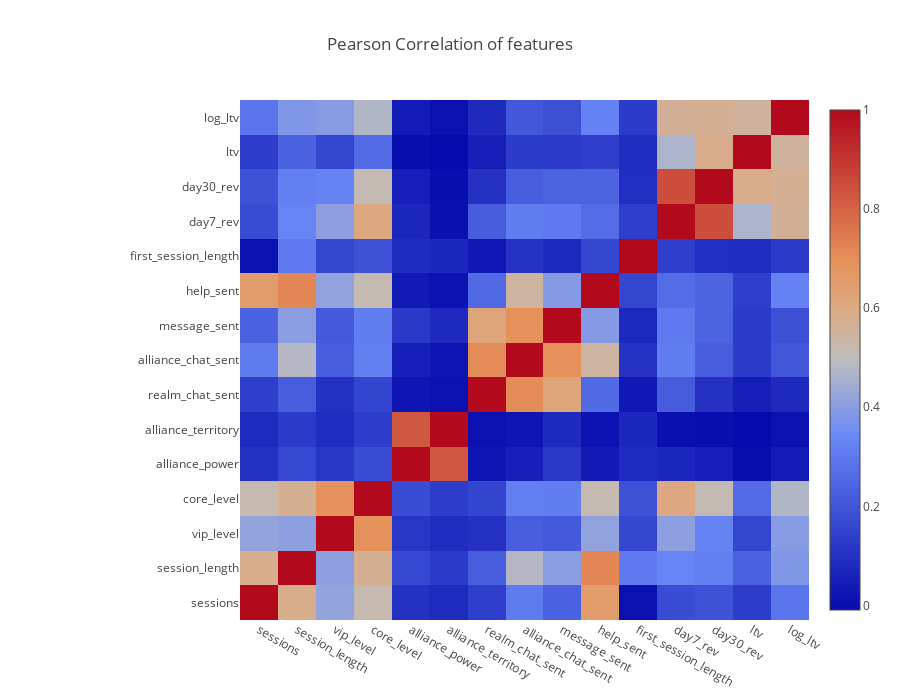

The notebook cell this image was saved under:
### Markdown cell above
### check the corr

### Code cell
useful_data['log_ltv'] = useful_data["ltv"].apply(lambda x: np.log1p(x))
import plotly.offline as py
import plotly.graph_objs as go
py.init_notebook_mode(connected=True)
corr = useful_data.corr()
data = [
    go.Heatmap(
        z= corr.values,
        x=useful_data.columns.values,
        y=useful_data.columns.values,
        reversescale = False,
        opacity = 1.0 )
]

layout = go.Layout(
    title='Pearson Correlation of features',
    xaxis = dict(ticks='', nticks=36),
    yaxis = dict(ticks='' ),
    width = 900, height = 700,
margin=dict(
    l=240,
),)

fig = go.Figure(data=data, layout=layout)
py.iplot(fig, filename='labelled-heatmap')

### Figure 1 — Plotly figure (JSON) as saved in the notebook; plotly's stock layout.template omitted (floating-point values rounded to 4 significant figures; data arrays with more than 128 entries replaced by an {"elided": "..."} marker saying what was removed)
{"data": [{"opacity": 1, "reversescale": false, "type": "heatmap", "uid": "d8fe2440-a1ba-11e8-9dcd-309c238a18ed", "x": ["sessions", "session_length", "vip_level", "core_level", "alliance_power", "alliance_territory", "realm_chat_sent", "alliance_chat_sent", "message_sent", "help_sent", "first_session_length", "day7_rev", "day30_rev", "ltv", "log_ltv"], "y": ["sessions", "session_length", "vip_level", "core_level", "alliance_power", "alliance_territory", "realm_chat_sent", "alliance_chat_sent", "message_sent", "help_sent", "first_session_length", "day7_rev", "day30_rev", "ltv", "log_ltv"], "z": {"elided": "15x15 float values"}}], "layout": {"height": 700, "margin": {"l": 240}, "title": "Pearson Correlation of features", "width": 900, "xaxis": {"nticks": 36, "ticks": ""}, "yaxis": {"ticks": ""}}}
